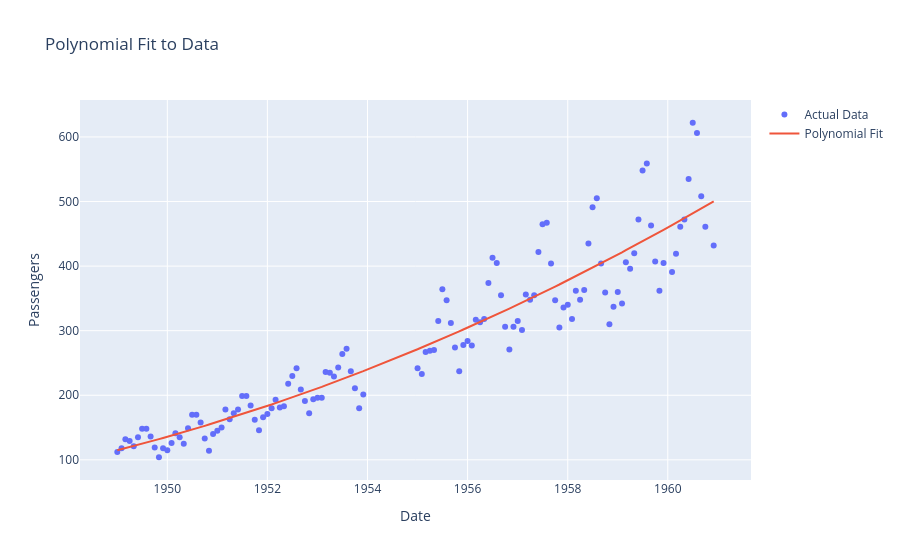

Notebook cell for this chart:
### Markdown cell above
### Es 1
Hai a disposizione un file `data.csv` contenente dati mensili di traffico aereo con due colonne:

- `date`: data in formato `YYYY-MM` (mese/anno)
- `passengers`: numero di passeggeri per quel mese


Costruisci un modello di **regressione polinomiale** che approssima l’andamento del numero di passeggeri nel tempo.

1. Carica il dataset.
2. Convertilo in un formato numerico utilizzando una colonna `mese_numerico` che conti i mesi a partire da gennaio 1949.
3. Applica una regressione polinomiale (grado a tua scelta).
4. Calcola l’RMSE tra i valori reali e quelli predetti.
5. Visualizza i dati reali e la curva stimata con Plotly.

### Code cell
import pandas as pd
import numpy as np
from sklearn.linear_model import LinearRegression
from sklearn.preprocessing import PolynomialFeatures
from sklearn.pipeline import make_pipeline
import plotly.graph_objects as go
from sklearn.metrics import root_mean_squared_error
from sklearn.model_selection import train_test_split


dataDF = pd.read_csv("data/data.csv")
dataDF["date"] = pd.to_datetime(dataDF["date"])
dataDF["numeric_date"] = (dataDF["date"].dt.year - 1949) * 12 + dataDF["date"].dt.month - 1
dataDF.dropna(inplace=True)

model = make_pipeline(PolynomialFeatures(degree=2), LinearRegression())
model.fit(dataDF[["numeric_date"]], dataDF["passengers"])
y_fit = model.predict(dataDF[["numeric_date"]])
rmse = root_mean_squared_error(dataDF["passengers"], y_fit)
print(f"Root Mean Squared Error: {rmse:.2f}")
fig = go.Figure()
fig.add_trace(go.Scatter(x=dataDF["date"], y=dataDF["passengers"], mode="markers", name="Actual Data"))
fig.add_trace(go.Scatter(x=dataDF["date"], y=y_fit, mode="lines", name="Polynomial Fit"))
fig.update_layout(title="Polynomial Fit to Data", xaxis_title="Date", yaxis_title="Passengers")
fig.show()
Rsquared = model.score(dataDF[["numeric_date"]], dataDF["passengers"])
print(f"R-squared: {Rsquared:.4f}")

### Figure 1 — Plotly figure (JSON) as saved in the notebook; plotly's stock layout.template omitted (floating-point values rounded to 4 significant figures; data arrays with more than 128 entries replaced by an {"elided": "..."} marker saying what was removed)
{"data": [{"mode": "markers", "name": "Actual Data", "type": "scatter", "x": {"elided": "130 str values"}, "y": {"elided": "130 float values"}}, {"mode": "lines", "name": "Polynomial Fit", "type": "scatter", "x": {"elided": "130 str values"}, "y": {"elided": "130 float values"}}], "layout": {"title": {"text": "Polynomial Fit to Data"}, "xaxis": {"title": {"text": "Date"}}, "yaxis": {"title": {"text": "Passengers"}}}}
